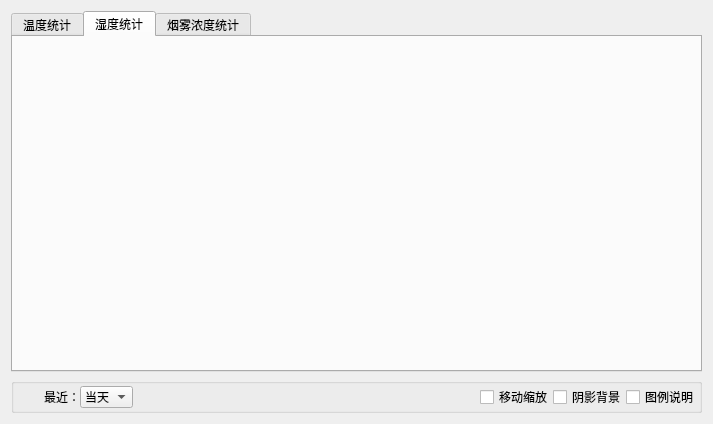
<?xml version="1.0" encoding="UTF-8"?>
<ui version="4.0">
 <class>StatisticWidget</class>
 <widget class="QWidget" name="StatisticWidget">
  <property name="geometry">
   <rect>
    <x>0</x>
    <y>0</y>
    <width>713</width>
    <height>424</height>
   </rect>
  </property>
  <property name="windowTitle">
   <string>Form</string>
  </property>
  <layout class="QVBoxLayout" name="verticalLayout_2">
   <item>
    <layout class="QVBoxLayout" name="verticalLayout">
     <item>
      <widget class="QTabWidget" name="tabWidget">
       <property name="currentIndex">
        <number>1</number>
       </property>
       <widget class="QWidget" name="tab">
        <attribute name="title">
         <string>温度统计</string>
        </attribute>
        <layout class="QVBoxLayout" name="verticalLayout_3">
         <item>
          <widget class="QCustomPlot" name="plot_tempture" native="true"/>
         </item>
        </layout>
       </widget>
       <widget class="QWidget" name="tab_2">
        <attribute name="title">
         <string>湿度统计</string>
        </attribute>
        <layout class="QVBoxLayout" name="verticalLayout_4">
         <item>
          <widget class="QCustomPlot" name="plot_humidity" native="true"/>
         </item>
        </layout>
       </widget>
       <widget class="QWidget" name="tab_3">
        <attribute name="title">
         <string>烟雾浓度统计</string>
        </attribute>
        <layout class="QVBoxLayout" name="verticalLayout_5">
         <item>
          <widget class="QCustomPlot" name="plot_smoke" native="true"/>
         </item>
        </layout>
       </widget>
      </widget>
     </item>
     <item>
      <widget class="QGroupBox" name="gbox">
       <property name="sizePolicy">
        <sizepolicy hsizetype="Preferred" vsizetype="Maximum">
         <horstretch>0</horstretch>
         <verstretch>0</verstretch>
        </sizepolicy>
       </property>
       <property name="minimumSize">
        <size>
         <width>0</width>
         <height>35</height>
        </size>
       </property>
       <property name="title">
        <string/>
       </property>
       <layout class="QHBoxLayout" name="horizontalLayout">
        <property name="spacing">
         <number>0</number>
        </property>
        <property name="leftMargin">
         <number>0</number>
        </property>
        <property name="topMargin">
         <number>0</number>
        </property>
        <property name="rightMargin">
         <number>0</number>
        </property>
        <property name="bottomMargin">
         <number>0</number>
        </property>
        <item>
         <spacer name="horizontalSpacer_5">
          <property name="orientation">
           <enum>Qt::Horizontal</enum>
          </property>
          <property name="sizeType">
           <enum>QSizePolicy::Maximum</enum>
          </property>
          <property name="sizeHint" stdset="0">
           <size>
            <width>30</width>
            <height>20</height>
           </size>
          </property>
         </spacer>
        </item>
        <item>
         <widget class="QLabel" name="label">
          <property name="text">
           <string>最近：</string>
          </property>
         </widget>
        </item>
        <item>
         <widget class="QComboBox" name="comboBox_view_data">
          <item>
           <property name="text">
            <string>当天</string>
           </property>
          </item>
          <item>
           <property name="text">
            <string>一周</string>
           </property>
          </item>
         </widget>
        </item>
        <item>
         <spacer name="horizontalSpacer">
          <property name="orientation">
           <enum>Qt::Horizontal</enum>
          </property>
          <property name="sizeHint" stdset="0">
           <size>
            <width>20</width>
            <height>20</height>
           </size>
          </property>
         </spacer>
        </item>
        <item>
         <widget class="QCheckBox" name="ckMove">
          <property name="focusPolicy">
           <enum>Qt::NoFocus</enum>
          </property>
          <property name="text">
           <string>移动缩放</string>
          </property>
         </widget>
        </item>
        <item>
         <widget class="QCheckBox" name="ckBackground">
          <property name="focusPolicy">
           <enum>Qt::NoFocus</enum>
          </property>
          <property name="text">
           <string>阴影背景</string>
          </property>
          <property name="checked">
           <bool>false</bool>
          </property>
         </widget>
        </item>
        <item>
         <widget class="QCheckBox" name="ckText">
          <property name="focusPolicy">
           <enum>Qt::NoFocus</enum>
          </property>
          <property name="text">
           <string>图例说明</string>
          </property>
          <property name="checked">
           <bool>false</bool>
          </property>
         </widget>
        </item>
       </layout>
      </widget>
     </item>
    </layout>
   </item>
  </layout>
 </widget>
 <customwidgets>
  <customwidget>
   <class>QCustomPlot</class>
   <extends>QWidget</extends>
   <header location="global">qcustomplot.h</header>
   <container>1</container>
  </customwidget>
 </customwidgets>
 <resources/>
 <connections/>
</ui>
